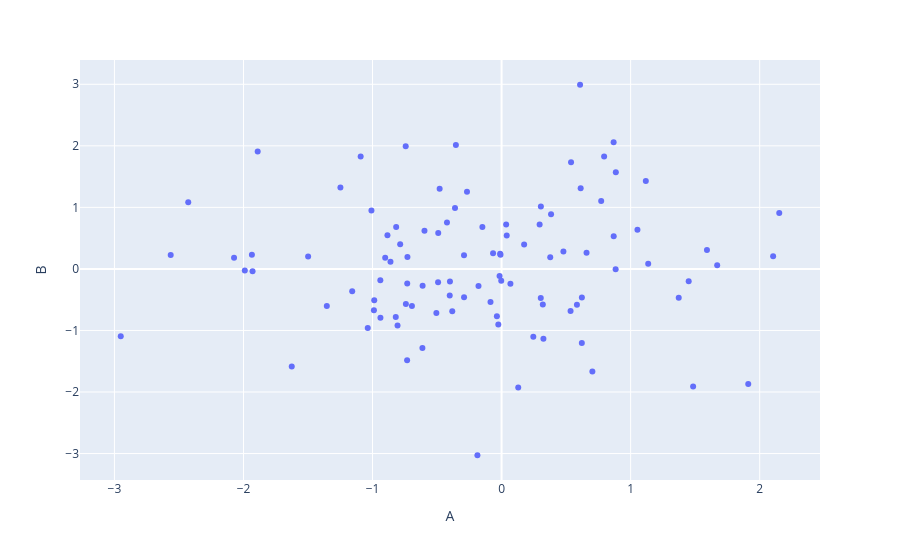

The code cell stored with this chart in its notebook:
### Markdown cell above
## Scatter

### Code cell
px.scatter(df, x='A', y='B', size_max=10)
